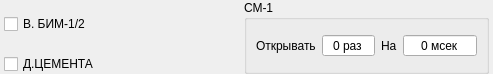
<?xml version="1.0" encoding="UTF-8"?>
<ui version="4.0">
 <class>Extensions</class>
 <widget class="QWidget" name="Extensions">
  <property name="geometry">
   <rect>
    <x>0</x>
    <y>0</y>
    <width>493</width>
    <height>74</height>
   </rect>
  </property>
  <property name="windowTitle">
   <string>Дополнение</string>
  </property>
  <property name="styleSheet">
   <string notr="true">QLabel[style='textinfo']
{
	border: 1px solid blue;
	border-radius: 4px;
	font-size: 10pt;
}</string>
  </property>
  <layout class="QGridLayout" name="gridLayout">
   <property name="leftMargin">
    <number>4</number>
   </property>
   <property name="topMargin">
    <number>0</number>
   </property>
   <property name="rightMargin">
    <number>4</number>
   </property>
   <property name="bottomMargin">
    <number>0</number>
   </property>
   <item row="1" column="0" rowspan="2">
    <widget class="QCheckBox" name="vibrator_1">
     <property name="text">
      <string>В. БИМ-1/2</string>
     </property>
    </widget>
   </item>
   <item row="1" column="2" rowspan="3">
    <widget class="QGroupBox" name="groupBox">
     <property name="title">
      <string>СМ-1</string>
     </property>
     <layout class="QHBoxLayout" name="horizontalLayout">
      <item>
       <widget class="QLabel" name="hint_1">
        <property name="text">
         <string>Открывать</string>
        </property>
       </widget>
      </item>
      <item>
       <widget class="QSpinBox" name="count_1">
        <property name="alignment">
         <set>Qt::AlignCenter</set>
        </property>
        <property name="buttonSymbols">
         <enum>QAbstractSpinBox::NoButtons</enum>
        </property>
        <property name="suffix">
         <string> раз</string>
        </property>
        <property name="maximum">
         <number>100</number>
        </property>
       </widget>
      </item>
      <item>
       <widget class="QLabel" name="hint_2">
        <property name="text">
         <string>На</string>
        </property>
       </widget>
      </item>
      <item>
       <widget class="QSpinBox" name="dr_1">
        <property name="alignment">
         <set>Qt::AlignCenter</set>
        </property>
        <property name="buttonSymbols">
         <enum>QAbstractSpinBox::NoButtons</enum>
        </property>
        <property name="suffix">
         <string> мсек</string>
        </property>
        <property name="maximum">
         <number>10000</number>
        </property>
        <property name="singleStep">
         <number>100</number>
        </property>
       </widget>
      </item>
     </layout>
    </widget>
   </item>
   <item row="3" column="0">
    <widget class="QCheckBox" name="dc_vibrator_1">
     <property name="text">
      <string>Д.ЦЕМЕНТА</string>
     </property>
    </widget>
   </item>
  </layout>
 </widget>
 <resources/>
 <connections/>
</ui>
